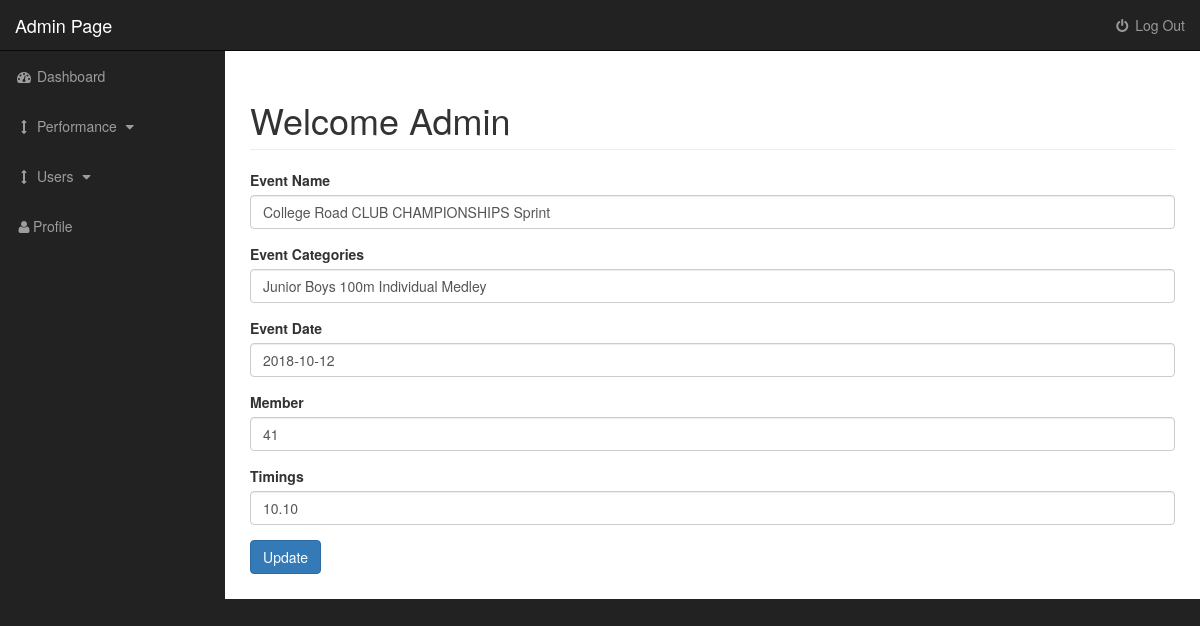
/admin/posts.php?source=edit_post&edit_post=1, run on the app's committed database.
### tables this page shows
CREATE TABLE `swim_records` (
  `event_id` int(11) NOT NULL,
  `event_name` varchar(255) NOT NULL,
  `event_categories` varchar(255) NOT NULL,
  `event_date` date NOT NULL,
  `member_id` int(11) NOT NULL,
  `time_recorded` decimal(8,2) NOT NULL
);

### admin/includes/edit_post.php (the view, shortened to what this page needs)
<?php
if(isset($_GET['edit_post'])) {
    $the_event_id = $_GET['edit_post'];
    $query = "SELECT * FROM swim_records WHERE event_id = '$the_event_id'";
    $select_events_by_id = mysqli_query($connection, $query);
    while ($row = mysqli_fetch_assoc($select_events_by_id)) {
        $event_name = $row['event_name'];
        $event_categories = $row['event_categories'];
        $event_date = $row['event_date'];
        $member_id = $row['member_id'];
        $time_recorded = $row['time_recorded'];
    }
}
?>
   <form action="" method="post" enctype="multipart/form-data">
    <div class="form-group">
        <label for="event_name">Event Name</label>
        <input value ="<?php echo $event_name; ?>" type="text" class="form-control" name="event_name">
    </div>
    <div class="form-group">
        <label for="event_categories">Event Categories</label>
        <input value ="<?php echo $event_categories; ?>" type="text" class="form-control" name="event_categories">
    </div>
    <div class="form-group">
        <label for="event_date">Event Date</label>
        <input type="text" class="form-control" value="<?php echo $event_date; ?> " name="event_date">
    </div>
    <div class="form-group">
        <label for="member_id">Member</label>
        <input value ="<?php echo $member_id; ?>"type="text" class="form-control" name="member_id">
    </div>
    <div class="form-group">
        <label for="time_recorded">Timings</label>
        <input value ="<?php echo $time_recorded; ?>"type="text" class="form-control" name="time_recorded">
    </div>
    <div class="form-group">
        <input class="btn btn-primary" type="submit" name="update_event" value="Update">
    </div>
</form>

### admin/css/sb-admin.css (style rules this page uses)
body { margin-top: 100px; background-color: #222; }
@media (min-width:768px) { body { margin-top: 50px; } }

### data on the page
swim_records: event_name "College Road CLUB CHAMPIONSHIPS Sprint", event_categories "Junior Boys 100m Individual Medley", event_date "2018-10-12", member_id "41", time_recorded "10.10"
